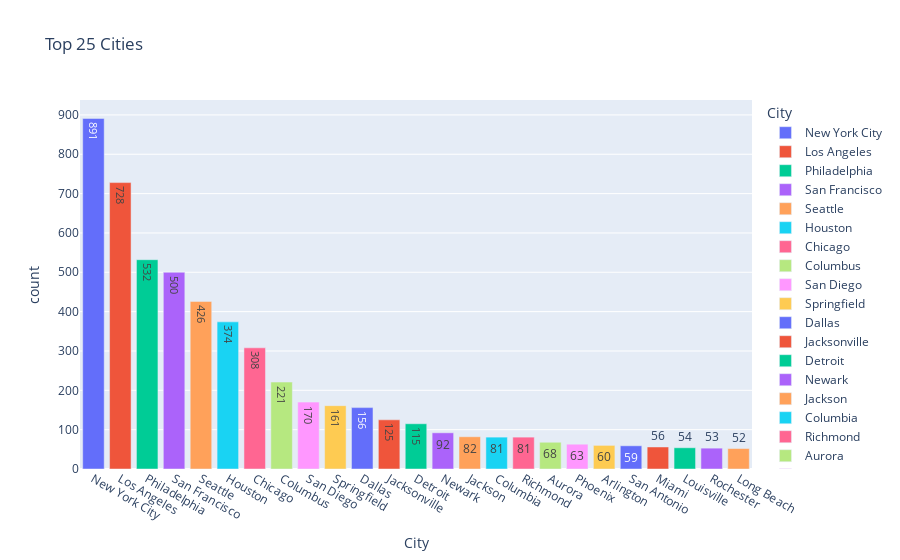

Notebook source saved alongside this figure:
### Code cell
# There are more than 500 unique cities
# Let's get the top 25 cities
# Prepare the data
top25 =df['City'].value_counts().head(25).reset_index()

fig = px.bar(top25,x = 'City',y = 'count' , 
            color= "City",
            text_auto=True,
            title="Top 25 Cities")


# show plot 
fig.show()

### Figure 1 — Plotly figure (JSON) as saved in the notebook; plotly's stock layout.template omitted (floating-point values rounded to 4 significant figures)
{"data": [{"hovertemplate": "City=%{x}<br>count=%{y}<extra></extra>", "legendgroup": "New York City", "marker": {"color": "#636efa", "pattern": {"shape": ""}}, "name": "New York City", "orientation": "v", "showlegend": true, "textposition": "auto", "texttemplate": "%{y}", "type": "bar", "x": ["New York City"], "xaxis": "x", "y": [891], "yaxis": "y"}, {"hovertemplate": "City=%{x}<br>count=%{y}<extra></extra>", "legendgroup": "Los Angeles", "marker": {"color": "#EF553B", "pattern": {"shape": ""}}, "name": "Los Angeles", "orientation": "v", "showlegend": true, "textposition": "auto", "texttemplate": "%{y}", "type": "bar", "x": ["Los Angeles"], "xaxis": "x", "y": [728], "yaxis": "y"}, {"hovertemplate": "City=%{x}<br>count=%{y}<extra></extra>", "legendgroup": "Philadelphia", "marker": {"color": "#00cc96", "pattern": {"shape": ""}}, "name": "Philadelphia", "orientation": "v", "showlegend": true, "textposition": "auto", "texttemplate": "%{y}", "type": "bar", "x": ["Philadelphia"], "xaxis": "x", "y": [532], "yaxis": "y"}, {"hovertemplate": "City=%{x}<br>count=%{y}<extra></extra>", "legendgroup": "San Francisco", "marker": {"color": "#ab63fa", "pattern": {"shape": ""}}, "name": "San Francisco", "orientation": "v", "showlegend": true, "textposition": "auto", "texttemplate": "%{y}", "type": "bar", "x": ["San Francisco"], "xaxis": "x", "y": [500], "yaxis": "y"}, {"hovertemplate": "City=%{x}<br>count=%{y}<extra></extra>", "legendgroup": "Seattle", "marker": {"color": "#FFA15A", "pattern": {"shape": ""}}, "name": "Seattle", "orientation": "v", "showlegend": true, "textposition": "auto", "texttemplate": "%{y}", "type": "bar", "x": ["Seattle"], "xaxis": "x", "y": [426], "yaxis": "y"}, {"hovertemplate": "City=%{x}<br>count=%{y}<extra></extra>", "legendgroup": "Houston", "marker": {"color": "#19d3f3", "pattern": {"shape": ""}}, "name": "Houston", "orientation": "v", "showlegend": true, "textposition": "auto", "texttemplate": "%{y}", "type": "bar", "x": ["Houston"], "xaxis": "x", "y": [374], "yaxis": "y"}, {"hovertemplate": "City=%{x}<br>count=%{y}<extra></extra>", "legendgroup": "Chicago", "marker": {"color": "#FF6692", "pattern": {"shape": ""}}, "name": "Chicago", "orientation": "v", "showlegend": true, "textposition": "auto", "texttemplate": "%{y}", "type": "bar", "x": ["Chicago"], "xaxis": "x", "y": [308], "yaxis": "y"}, {"hovertemplate": "City=%{x}<br>count=%{y}<extra></extra>", "legendgroup": "Columbus", "marker": {"color": "#B6E880", "pattern": {"shape": ""}}, "name": "Columbus", "orientation": "v", "showlegend": true, "textposition": "auto", "texttemplate": "%{y}", "type": "bar", "x": ["Columbus"], "xaxis": "x", "y": [221], "yaxis": "y"}, {"hovertemplate": "City=%{x}<br>count=%{y}<extra></extra>", "legendgroup": "San Diego", "marker": {"color": "#FF97FF", "pattern": {"shape": ""}}, "name": "San Diego", "orientation": "v", "showlegend": true, "textposition": "auto", "texttemplate": "%{y}", "type": "bar", "x": ["San Diego"], "xaxis": "x", "y": [170], "yaxis": "y"}, {"hovertemplate": "City=%{x}<br>count=%{y}<extra></extra>", "legendgroup": "Springfield", "marker": {"color": "#FECB52", "pattern": {"shape": ""}}, "name": "Springfield", "orientation": "v", "showlegend": true, "textposition": "auto", "texttemplate": "%{y}", "type": "bar", "x": ["Springfield"], "xaxis": "x", "y": [161], "yaxis": "y"}, {"hovertemplate": "City=%{x}<br>count=%{y}<extra></extra>", "legendgroup": "Dallas", "marker": {"color": "#636efa", "pattern": {"shape": ""}}, "name": "Dallas", "orientation": "v", "showlegend": true, "textposition": "auto", "texttemplate": "%{y}", "type": "bar", "x": ["Dallas"], "xaxis": "x", "y": [156], "yaxis": "y"}, {"hovertemplate": "City=%{x}<br>count=%{y}<extra></extra>", "legendgroup": "Jacksonville", "marker": {"color": "#EF553B", "pattern": {"shape": ""}}, "name": "Jacksonville", "orientation": "v", "showlegend": true, "textposition": "auto", "texttemplate": "%{y}", "type": "bar", "x": ["Jacksonville"], "xaxis": "x", "y": [125], "yaxis": "y"}, {"hovertemplate": "City=%{x}<br>count=%{y}<extra></extra>", "legendgroup": "Detroit", "marker": {"color": "#00cc96", "pattern": {"shape": ""}}, "name": "Detroit", "orientation": "v", "showlegend": true, "textposition": "auto", "texttemplate": "%{y}", "type": "bar", "x": ["Detroit"], "xaxis": "x", "y": [115], "yaxis": "y"}, {"hovertemplate": "City=%{x}<br>count=%{y}<extra></extra>", "legendgroup": "Newark", "marker": {"color": "#ab63fa", "pattern": {"shape": ""}}, "name": "Newark", "orientation": "v", "showlegend": true, "textposition": "auto", "texttemplate": "%{y}", "type": "bar", "x": ["Newark"], "xaxis": "x", "y": [92], "yaxis": "y"}, {"hovertemplate": "City=%{x}<br>count=%{y}<extra></extra>", "legendgroup": "Jackson", "marker": {"color": "#FFA15A", "pattern": {"shape": ""}}, "name": "Jackson", "orientation": "v", "showlegend": true, "textposition": "auto", "texttemplate": "%{y}", "type": "bar", "x": ["Jackson"], "xaxis": "x", "y": [82], "yaxis": "y"}, {"hovertemplate": "City=%{x}<br>count=%{y}<extra></extra>", "legendgroup": "Columbia", "marker": {"color": "#19d3f3", "pattern": {"shape": ""}}, "name": "Columbia", "orientation": "v", "showlegend": true, "textposition": "auto", "texttemplate": "%{y}", "type": "bar", "x": ["Columbia"], "xaxis": "x", "y": [81], "yaxis": "y"}, {"hovertemplate": "City=%{x}<br>count=%{y}<extra></extra>", "legendgroup": "Richmond", "marker": {"color": "#FF6692", "pattern": {"shape": ""}}, "name": "Richmond", "orientation": "v", "showlegend": true, "textposition": "auto", "texttemplate": "%{y}", "type": "bar", "x": ["Richmond"], "xaxis": "x", "y": [81], "yaxis": "y"}, {"hovertemplate": "City=%{x}<br>count=%{y}<extra></extra>", "legendgroup": "Aurora", "marker": {"color": "#B6E880", "pattern": {"shape": ""}}, "name": "Aurora", "orientation": "v", "showlegend": true, "textposition": "auto", "texttemplate": "%{y}", "type": "bar", "x": ["Aurora"], "xaxis": "x", "y": [68], "yaxis": "y"}, {"hovertemplate": "City=%{x}<br>count=%{y}<extra></extra>", "legendgroup": "Phoenix", "marker": {"color": "#FF97FF", "pattern": {"shape": ""}}, "name": "Phoenix", "orientation": "v", "showlegend": true, "textposition": "auto", "texttemplate": "%{y}", "type": "bar", "x": ["Phoenix"], "xaxis": "x", "y": [63], "yaxis": "y"}, {"hovertemplate": "City=%{x}<br>count=%{y}<extra></extra>", "legendgroup": "Arlington", "marker": {"color": "#FECB52", "pattern": {"shape": ""}}, "name": "Arlington", "orientation": "v", "showlegend": true, "textposition": "auto", "texttemplate": "%{y}", "type": "bar", "x": ["Arlington"], "xaxis": "x", "y": [60], "yaxis": "y"}, {"hovertemplate": "City=%{x}<br>count=%{y}<extra></extra>", "legendgroup": "San Antonio", "marker": {"color": "#636efa", "pattern": {"shape": ""}}, "name": "San Antonio", "orientation": "v", "showlegend": true, "textposition": "auto", "texttemplate": "%{y}", "type": "bar", "x": ["San Antonio"], "xaxis": "x", "y": [59], "yaxis": "y"}, {"hovertemplate": "City=%{x}<br>count=%{y}<extra></extra>", "legendgroup": "Miami", "marker": {"color": "#EF553B", "pattern": {"shape": ""}}, "name": "Miami", "orientation": "v", "showlegend": true, "textposition": "auto", "texttemplate": "%{y}", "type": "bar", "x": ["Miami"], "xaxis": "x", "y": [56], "yaxis": "y"}, {"hovertemplate": "City=%{x}<br>count=%{y}<extra></extra>", "legendgroup": "Louisville", "marker": {"color": "#00cc96", "pattern": {"shape": ""}}, "name": "Louisville", "orientation": "v", "showlegend": true, "textposition": "auto", "texttemplate": "%{y}", "type": "bar", "x": ["Louisville"], "xaxis": "x", "y": [54], "yaxis": "y"}, {"hovertemplate": "City=%{x}<br>count=%{y}<extra></extra>", "legendgroup": "Rochester", "marker": {"color": "#ab63fa", "pattern": {"shape": ""}}, "name": "Rochester", "orientation": "v", "showlegend": true, "textposition": "auto", "texttemplate": "%{y}", "type": "bar", "x": ["Rochester"], "xaxis": "x", "y": [53], "yaxis": "y"}, {"hovertemplate": "City=%{x}<br>count=%{y}<extra></extra>", "legendgroup": "Long Beach", "marker": {"color": "#FFA15A", "pattern": {"shape": ""}}, "name": "Long Beach", "orientation": "v", "showlegend": true, "textposition": "auto", "texttemplate": "%{y}", "type": "bar", "x": ["Long Beach"], "xaxis": "x", "y": [52], "yaxis": "y"}], "layout": {"barmode": "relative", "legend": {"title": {"text": "City"}, "tracegroupgap": 0}, "title": {"text": "Top 25 Cities"}, "xaxis": {"anchor": "y", "categoryarray": ["New York City", "Los Angeles", "Philadelphia", "San Francisco", "Seattle", "Houston", "Chicago", "Columbus", "San Diego", "Springfield", "Dallas", "Jacksonville", "Detroit", "Newark", "Jackson", "Columbia", "Richmond", "Aurora", "Phoenix", "Arlington", "San Antonio", "Miami", "Louisville", "Rochester", "Long Beach"], "categoryorder": "array", "domain": [0, 1], "title": {"text": "City"}}, "yaxis": {"anchor": "x", "domain": [0, 1], "title": {"text": "count"}}}}
